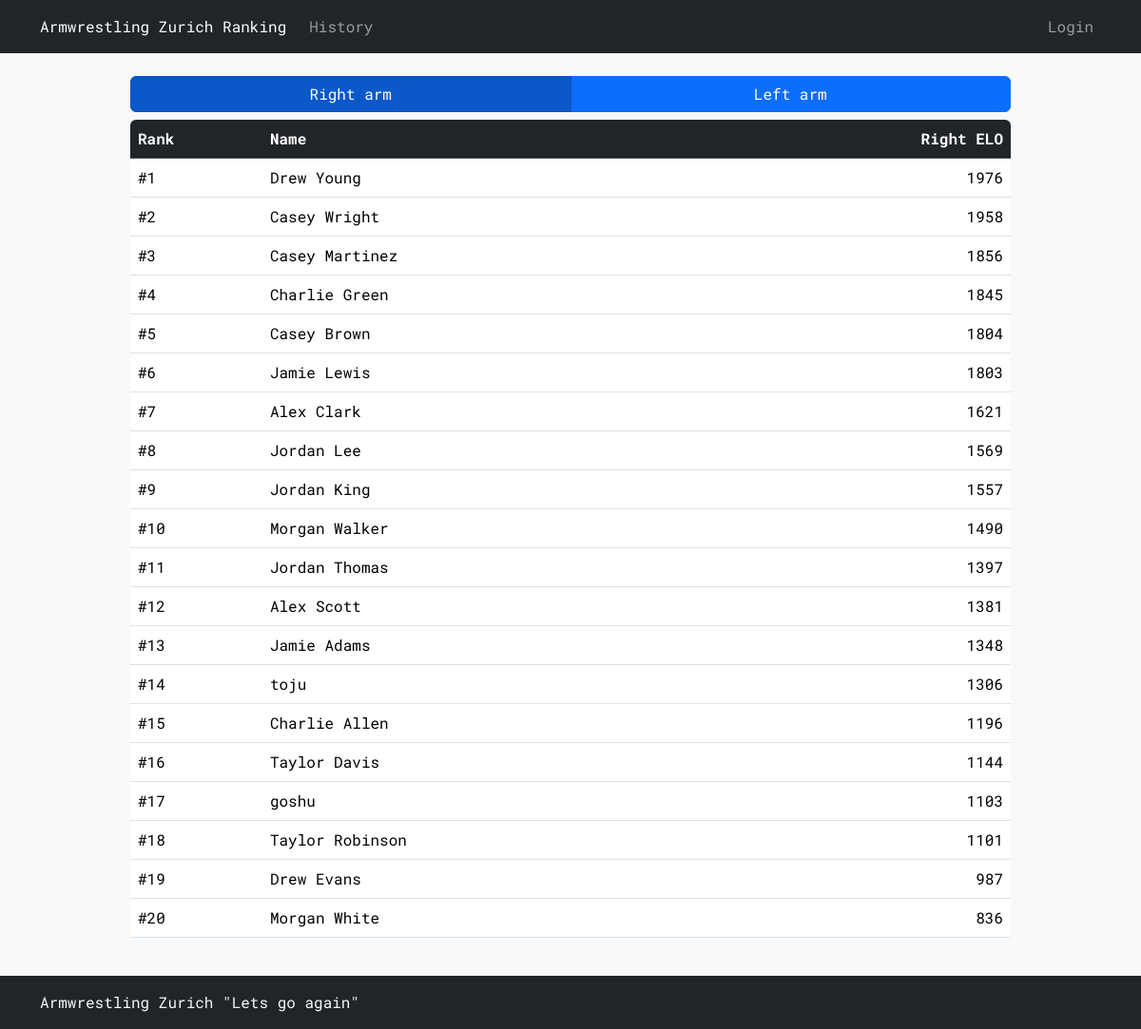
The page / on the database its author committed.
### tables this page shows
CREATE TABLE armwrestlers (
    name TEXT PRIMARY KEY,
    right_elo INTEGER NOT NULL,
    left_elo INTEGER NOT NULL
);

### armelo_app.py (the view)
@app.route("/")
@app.route("/<arm>")
def ranking(arm='right'):
    order_by = 'right_elo' if arm == 'right' else 'left_elo'
    armwrestlers = db_execute(f'SELECT RANK() OVER (ORDER BY {order_by} DESC) AS rank, name, {order_by} FROM armwrestlers')
    username = session.get('username')
    return render_template('ranking.html', armwrestlers=armwrestlers, username=username, arm=arm)

### armelo_app.py (called while the page is built)
def get_db():
    db = getattr(g, '_database', None)
    if db is None:
        db = g._database = sqlite3.connect(DATABASE)
    return db

def db_execute(query, *args):
    db = get_db()
    cur = db.cursor()
    cur.execute(query, args)
    if query.strip().upper().startswith("SELECT"):
        rv = cur.fetchall()
        cur.close()
        return rv
    else:
        db.commit()
        cur.close()

@app.context_processor
def inject_user():
    username = session.get('username')
    return dict(username=username)

### templates/ranking.html (shortened to what this page needs)
{% extends "layout.html" %}
{% block content %}
<div class="btn-group btn-group-toggle mb-2 w-100" data-toggle="buttons">
    <a href="{{ url_for('ranking', arm='right') }}"
       class="btn btn-primary w-50 {{ 'active' if arm == 'right' else '' }}" role="button" aria-pressed="{{ 'true' if arm == 'right' else 'false' }}">Right arm</a>
    <a href="{{ url_for('ranking', arm='left') }}"
       class="btn btn-primary w-50 {{ 'active' if arm == 'left' else '' }}" role="button" aria-pressed="{{ 'true' if arm == 'left' else 'false' }}">Left arm</a>
</div>
<div class="table-responsive rounded">
    <table class="table">
        <thead class="table-dark">
            <tr>
                <th style="width: 15%;">Rank</th>
                <th style="width: 30%;">Name</th>
                <th class="text-end">{{ "Right ELO" if arm == 'right' else "Left ELO" }}</th>
            </tr>
        </thead>
        <tbody>
            {% for armwrestler in armwrestlers %}
            <tr>
                <td>#{{ armwrestler[0] }}</td>
                <td>{{ armwrestler[1] }}</td>
                <td class="text-end">{{ armwrestler[2] }}</td>
            </tr>
            {% endfor %}
        </tbody>
    </table>
</div>
{% endblock %}

### templates/layout.html (shortened to what this page needs)
<!doctype html>
<html lang="en">
    <head>
        <link href="https://cdn.jsdelivr.net/npm/bootstrap@5.3.2/dist/css/bootstrap.min.css" rel="stylesheet">
        <link href="/static/styles.css" rel="stylesheet">
    </head>
    <body class="bg-light">
        <nav class="navbar navbar-expand-lg navbar-dark bg-dark">
            <div class="container-md">
                <a class="navbar-brand fs-6" href="{{ url_for('ranking') }}">Armwrestling Zurich Ranking</a>
                <div class="collapse navbar-collapse" id="navbarNavAltMarkup">
                    <div class="navbar-nav">
                            <a class="nav-link" href="{{ url_for('history') }}">History</a>
                    </div>
                    <div class="navbar-nav ms-auto">
                        {% if username %}
                            <a class="nav-link disabled">{{ username }}</a>
                            <a class="nav-link" href="{{ url_for('logout') }}">Logout</a>
                        {% else %}
                            <a class="nav-link" href="{{ url_for('login') }}">Login</a>
                        {% endif %}
                    </div>
                </div>
            </div>
        </nav>
        <div class="container-sm">
            <div class="row justify-content-center my-4">
                <div class="col-sm-10">
                    {% block content %}{% endblock %}
                </div>
            </div>
        </div>
        <footer class="footer mt-auto py-3 bg-dark">
            <div class="container-md">
                <span class="text-light">Armwrestling Zurich "Lets go again"</span>
            </div>
        </footer>
    </body>
</html>

### static/styles.css (style rules this page uses)
* { font-family: 'Roboto Mono', monospace; }
html, body { height: 100%; }
body { display: flex; flex-direction: column; }

### rows shown on the page
armwrestlers: armwrestler "1", name "Drew Young", right_elo "1976"
armwrestlers: armwrestler "2", name "Casey Wright", right_elo "1958"
armwrestlers: armwrestler "3", name "Casey Martinez", right_elo "1856"
armwrestlers: armwrestler "4", name "Charlie Green", right_elo "1845"
armwrestlers: armwrestler "5", name "Casey Brown", right_elo "1804"
armwrestlers: armwrestler "6", name "Jamie Lewis", right_elo "1803"
armwrestlers: armwrestler "7", name "Alex Clark", right_elo "1621"
armwrestlers: armwrestler "8", name "Jordan Lee", right_elo "1569"
armwrestlers: armwrestler "9", name "Jordan King", right_elo "1557"
armwrestlers: armwrestler "10", name "Morgan Walker", right_elo "1490"
armwrestlers: armwrestler "11", name "Jordan Thomas", right_elo "1397"
armwrestlers: armwrestler "12", name "Alex Scott", right_elo "1381"
armwrestlers: armwrestler "13", name "Jamie Adams", right_elo "1348"
armwrestlers: armwrestler "14", name "toju", right_elo "1306"
armwrestlers: armwrestler "15", name "Charlie Allen", right_elo "1196"
armwrestlers: armwrestler "16", name "Taylor Davis", right_elo "1144"
armwrestlers: armwrestler "17", name "goshu", right_elo "1103"
armwrestlers: armwrestler "18", name "Taylor Robinson", right_elo "1101"
armwrestlers: armwrestler "19", name "Drew Evans", right_elo "987"
armwrestlers: armwrestler "20", name "Morgan White", right_elo "836"

### other values the page prints
{{ "Right ELO" if arm == 'right' else "Left ELO" }} "Right ELO"
